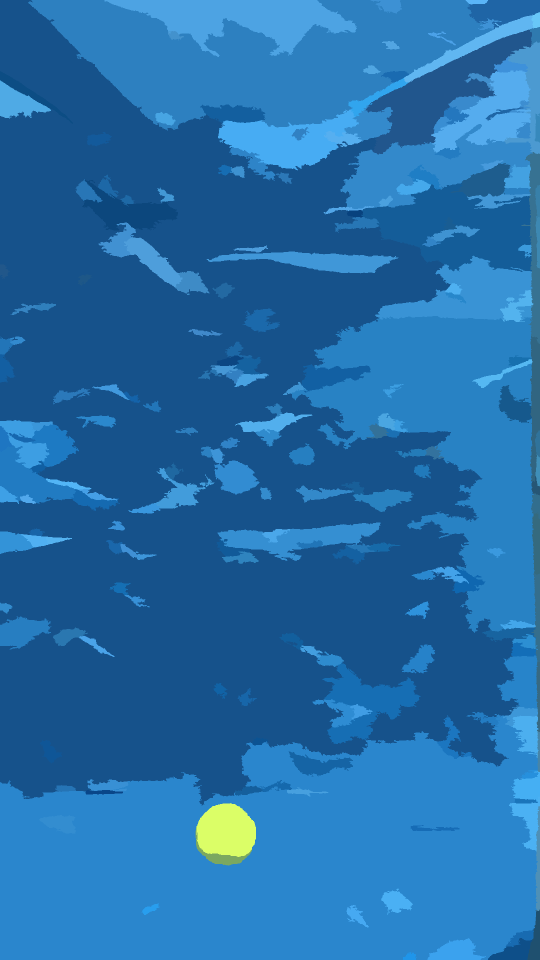
#> input picture updated_300.png, 1080 x 1920 px (shown at 1/2 size)
$ python extract_object.py
#> lines starting #> are read from the running program, lines starting #| are printed output that depends on the picture; after the words box and inside, x2 and y2 are one past the last pixel; in counts of white or black regions, pixels touching at a corner belong together
import cv2
import numpy as np

# Read image
frame = cv2.imread("updated_300.png")
#> frame is the input picture: shape (1920, 1080, 3); mean B, G, R 170.2, 109.4, 35.3

# Convert BGR to HSV
hsv = cv2.cvtColor(frame, cv2.COLOR_BGR2HSV)
#> hsv: shape (1920, 1080, 3); mean H, S, V 103.6, 205.5, 171

# Define range of green color in HSV
lower_green = np.array([30, 100, 20], np.uint8)
upper_green = np.array([70, 255, 255], np.uint8)

# Threshold the HSV image to get only green colors
mask = cv2.inRange(hsv, lower_green, upper_green)
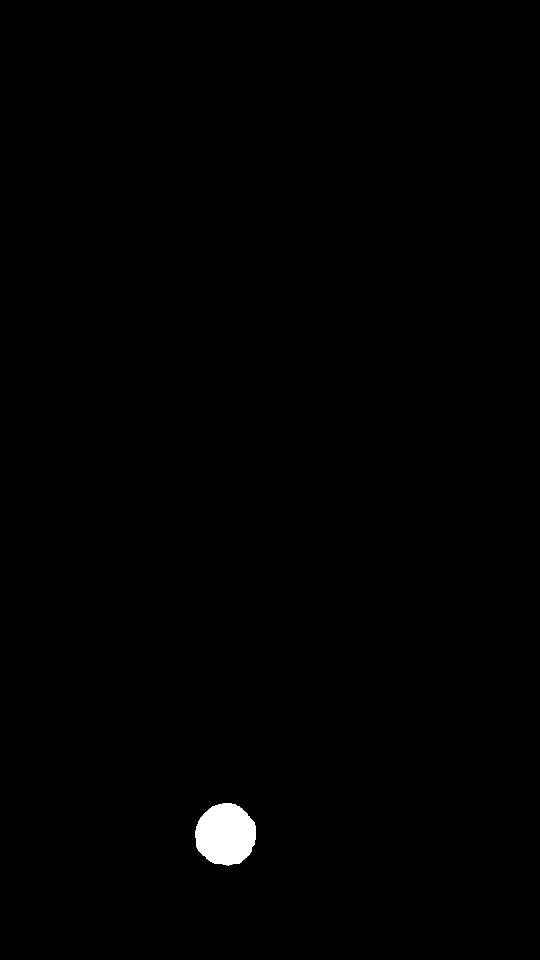
#> mask: shape (1920, 1080) (shown at 1/2 size); 0.57% white; 1 white region, box (x1, y1, x2, y2) and area: (391, 1606, 512, 1731) 11793

# Bitwise-AND mask and original image
res = cv2.bitwise_and(frame, frame, mask=mask)

# Resize windows then show updated image
frame_resize = cv2.resize(frame, (450, 800))
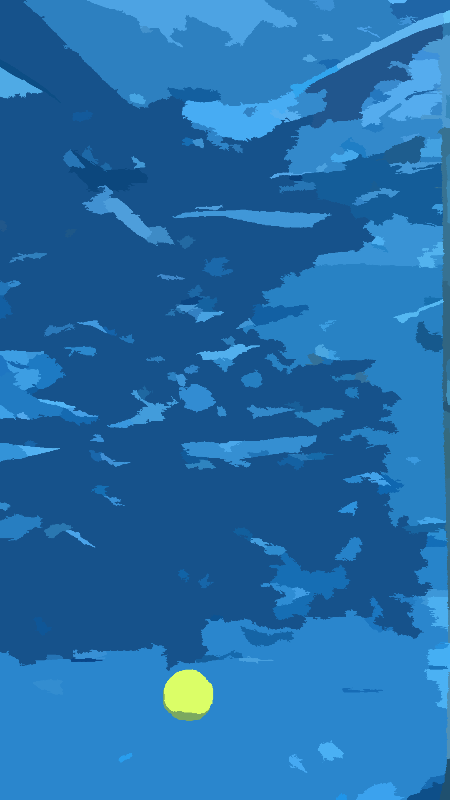
#> frame_resize: shape (800, 450, 3); mean B, G, R 170.2, 109.4, 35.3
cv2.imshow('frame', frame_resize)
mask_resize = cv2.resize(mask, (450, 800))
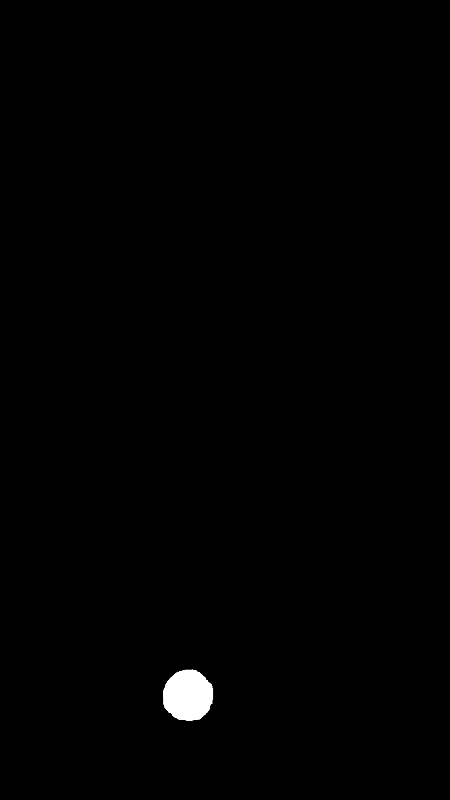
#> mask_resize: shape (800, 450); min 0, max 255, mean 1.4
cv2.imshow('mask', mask_resize)
res_resize = cv2.resize(res, (450, 800))
cv2.imshow('res', res_resize)
cv2.imwrite('res_300.png', res)
cv2.waitKey(0)
cv2.destroyAllWindows()

$ run again, with updated_48.png copied over updated_300.png
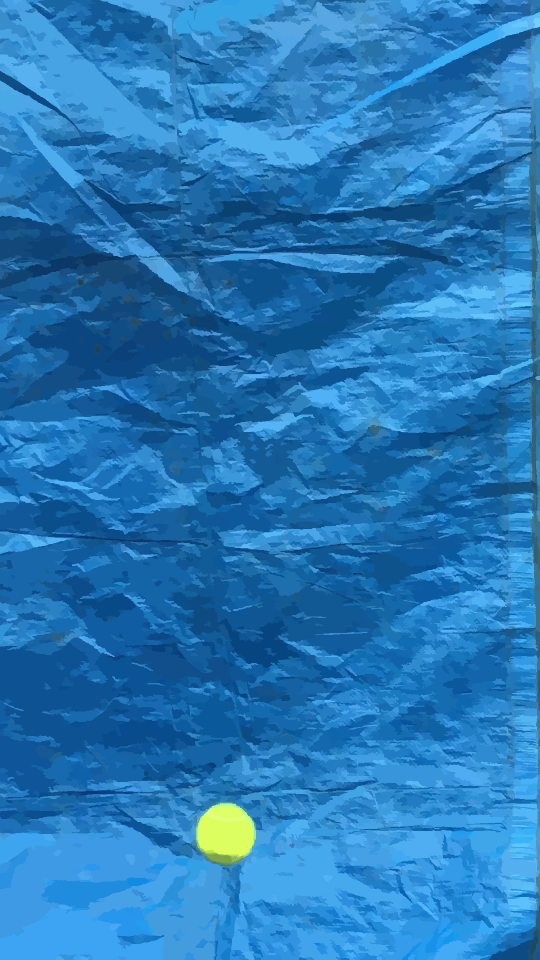
#> input picture updated_48.png, 1080 x 1920 px (shown at 1/2 size)
#> frame is the input picture: shape (1920, 1080, 3); mean B, G, R 183.8, 120.1, 38.1
#> hsv: shape (1920, 1080, 3); mean H, S, V 102.9, 206.4, 184.6
#> mask: shape (1920, 1080); 0.5% white; 1 white region, box (x1, y1, x2, y2) and area: (396, 1611, 507, 1727) 10274
#> `frame_resize = cv2.resize(frame, (450, 800))`:
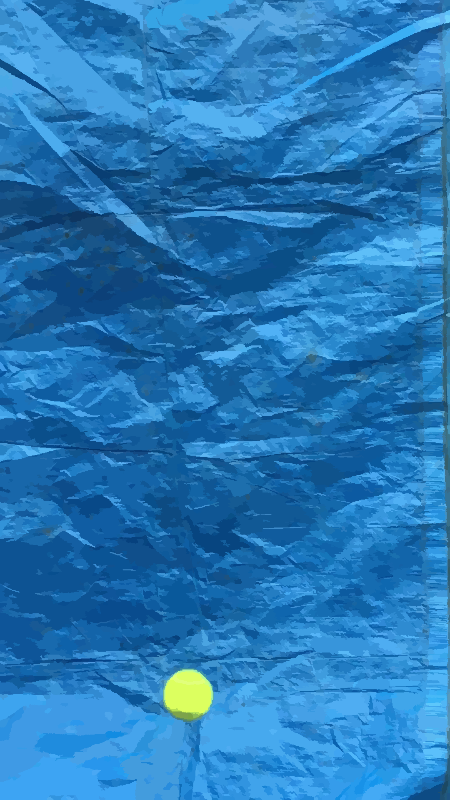
#> frame_resize: shape (800, 450, 3); mean B, G, R 183.8, 120.1, 38.1
